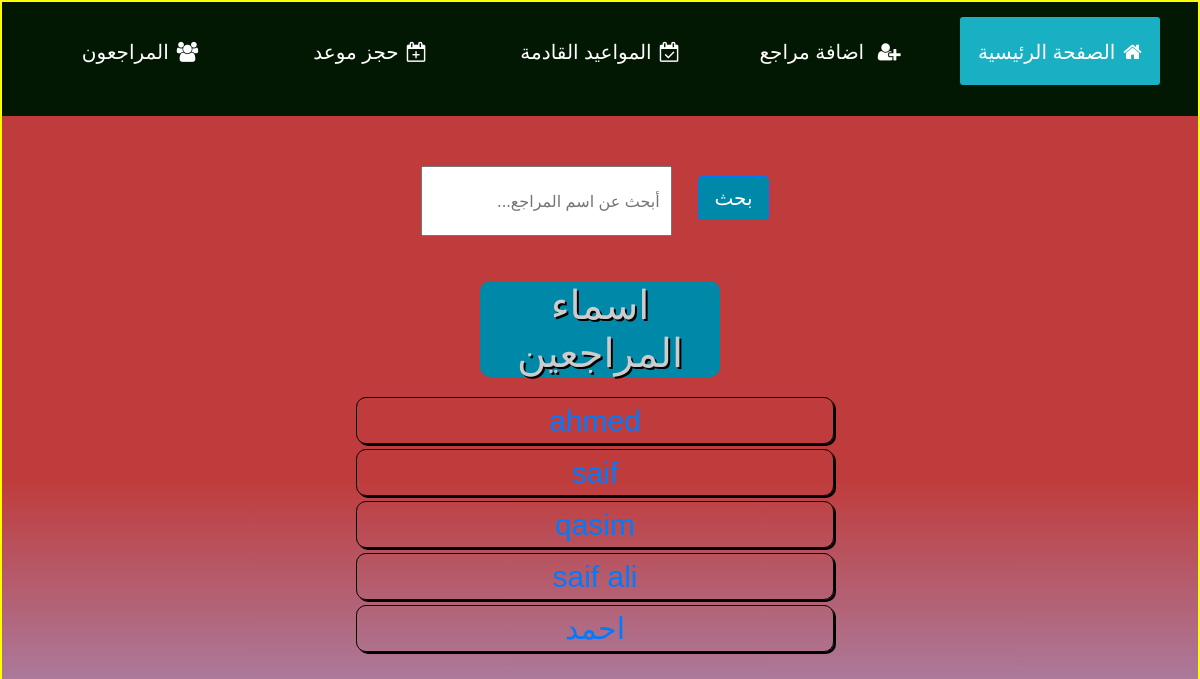
/all_patients (signed in), run on an earlier commit of the app's database.
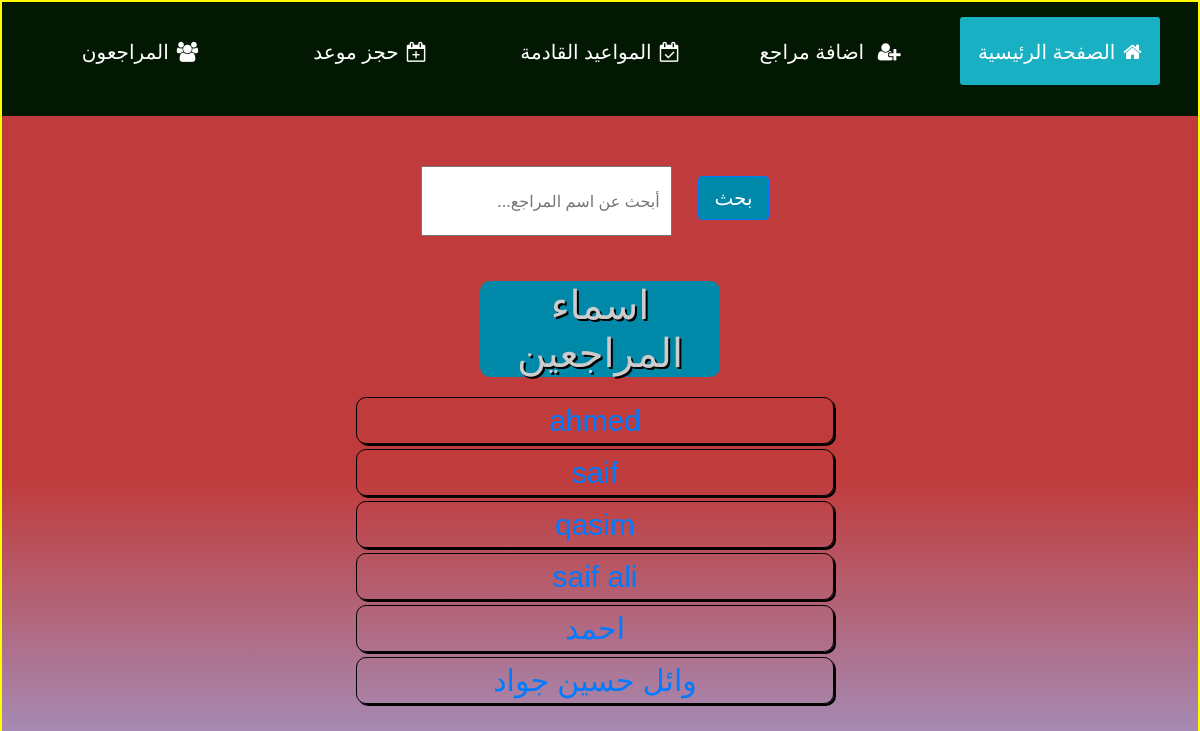
And on a later commit of the database.
### dentist/models.py (models this page shows, shortened)
class Patients(models.Model):
    male = "m"
    female = "f"
    gender_type = [
        (male, "m"),
        (female, "f")
    ]
    name = models.CharField(max_length=64)
    age = models.IntegerField(null=True)
    gender = models.CharField(max_length=2, choices=gender_type, default=female, null=True, blank=True)
    contact_number = models.IntegerField(null=True, blank=True)
    remaining_amount = models.IntegerField(default=0)
    date_created = models.DateTimeField(auto_now_add=True)

### dentist/views.py (the view)
# urls.py: path('all_patients', views.all_patients, name="all_patients"),
@login_required()
def all_patients(request):
    patients = Patients.objects.all()
    return render(request, 'dentist/patients.html',{
        "patients": patients
    })

### dentist/templates/dentist/patients.html (shortened to what this page needs)
{% extends 'dentist/layout.html' %}
{% load static %}
{% block content %}
<div class="search__wrapper">
    <form action="{% url 'search' %}" method="GET">
        <input type="text" class="search__box"  name="search" placeholder="أبحث عن اسم المراجع...">
        <input type="submit" class="btn btn-primary" value="بحث">
    </form>
</div>
<div class="patients_wrapper">
    <div class="list_of_names">
        <h1 style="margin-bottom: 20px;">اسماء المراجعين</h1>
    </div>
    <div class="names">
        <ul class="patients__list">
            {% for patient in patients %}
                <li><a href="{% url 'patient' patient.id %}">{{patient.name}}</a></li>
            {% endfor %}
        </ul>
    </div>
</div>
{% endblock%}

What changed in the data, as far as the page shows it:
added Patients: name "وائل حسين جواد"
